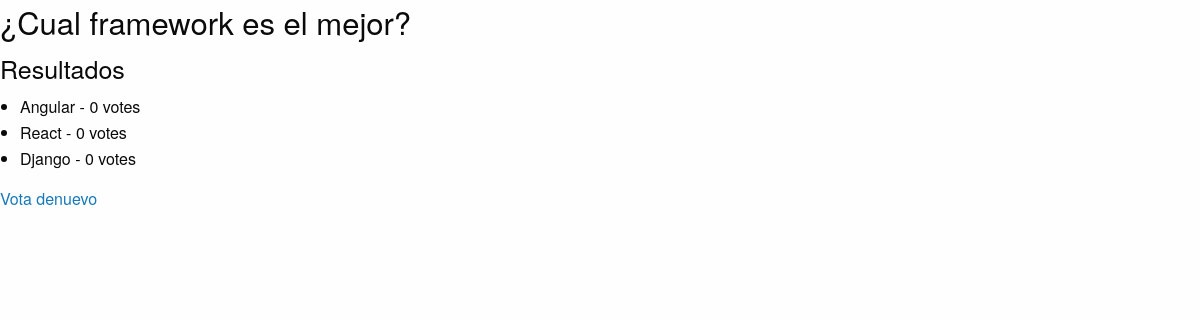
The app's page /polls/3/results/, older data.
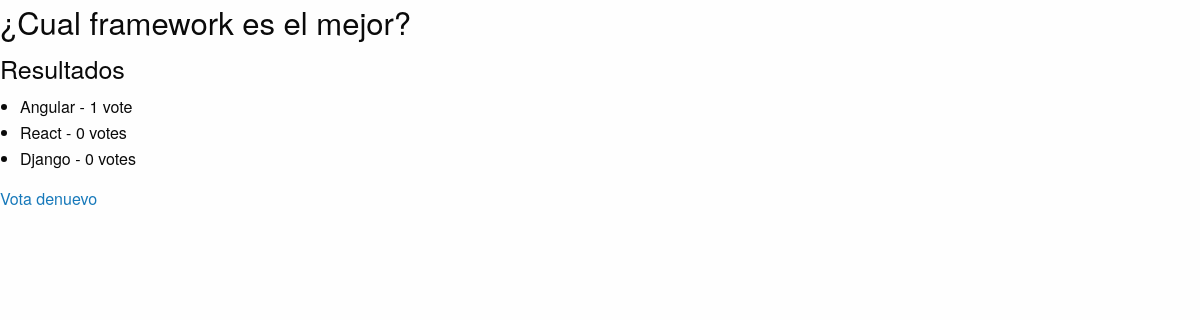
The same page, newer data.
### polls/models.py (models this page shows)
class Choice(models.Model):
    question = models.ForeignKey(Question, on_delete=models.CASCADE)
    choice_text = models.CharField(max_length=200)
    votes = models.IntegerField(default=0)
    def __str__(self):
        return self.choice_text

### polls/views.py (the view)
# urls.py: url(r'^(?P<pk>[0-9]+)/results/$', views.ResultsView.as_view(), name='results'),
class ResultsView(generic.DetailView):
    model = Question
    template_name = 'result.html'

### polls/templates/result.html (shortened to what this page needs)
{% load static %}
<link rel="stylesheet" type="text/css" href="{% static 'polls/css/foundation.css' %}"/>
<h3>{{ question.question_text }}</h3>
<h4>Resultados</h4>
<ul>
    {% for choice in question.choice_set.all %}
        <li>{{ choice }} - {{ choice.votes }} vote{{ choice.votes|pluralize}}</li>
    {% endfor %}
</ul>
<a href="{% url 'polls:detail' question.id %}"> Vota denuevo</a>

Row changes from the older to the newer data that the page shows:
changed Choice "Angular": votes "0" → "1"
